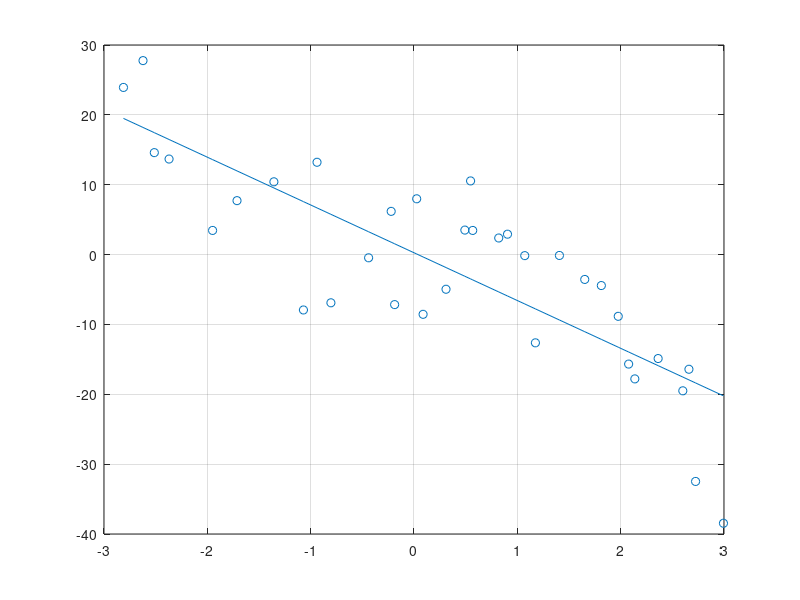

MATLAB code to generate this figure:
data = csvread("trainset1-15.csv");

x = data(:,1);
y = data(:,2);

w = sum((x-mean(x)).*(y-mean(y)))/sum((x-mean(x)).^2);

a = mean(y) - (w * mean(x));

y_pred = (w .* x) + a;

sse = sum((y-y_pred).^2);

plot(x,y_pred)
hold on
scatter(x,y); grid on;

data_test = csvread("testset1-15.csv");
x_test = data_test(:,1)
y_test = (w .* x_test) + a;